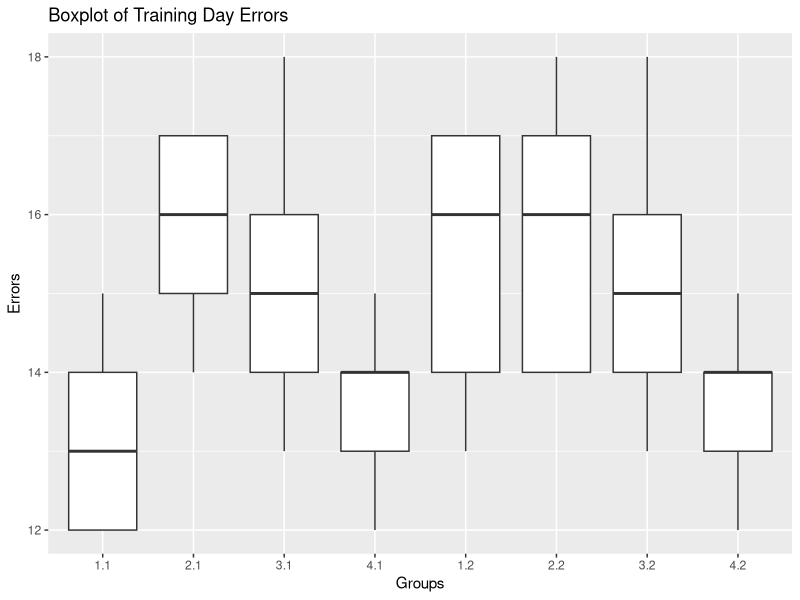
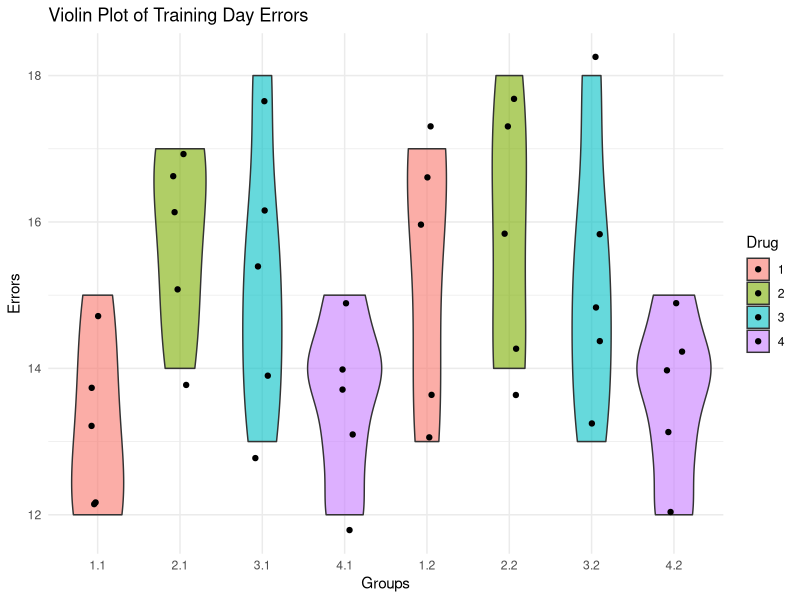
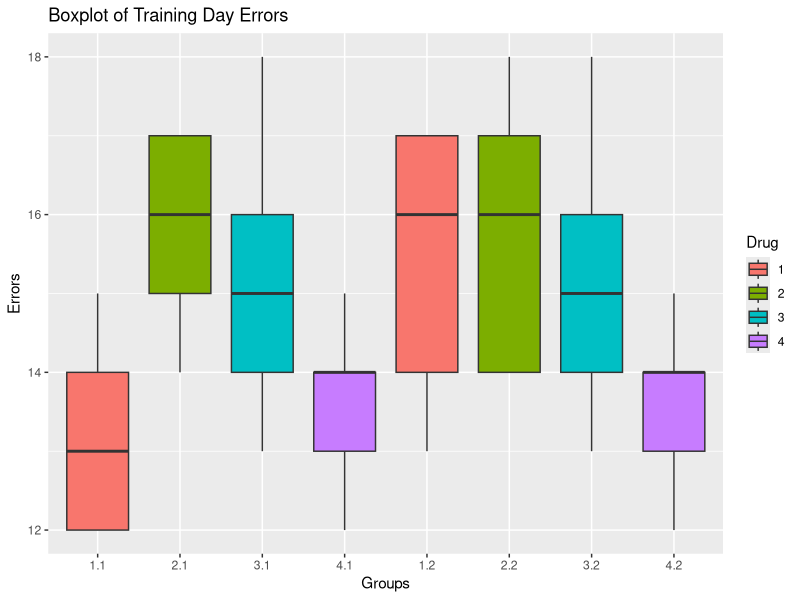

Write R code to recreate these figures, in order.
## ---- chunk 1
knitr::opts_chunk$set(echo = TRUE)
## ---- chunk 2
# Load necessary libraries
library(tidyverse)
library(ggplot2)
library(car)

# Declare the data directly
data <- data.frame(
  AD_Status = c(1, 1, 1, 1, 1, 1, 1, 1, 1, 1, 1, 1, 1, 1, 1, 1, 1, 1, 1, 1, 
                2, 2, 2, 2, 2, 2, 2, 2, 2, 2, 2, 2, 2, 2, 2, 2, 2, 2, 2, 2),
  Treatment = c(1, 1, 1, 1, 1, 2, 2, 2, 2, 2, 3, 3, 3, 3, 3, 4, 4, 4, 4, 4, 
                1, 1, 1, 1, 1, 2, 2, 2, 2, 2, 3, 3, 3, 3, 3, 4, 4, 4, 4, 4),
  Training = c(12, 15, 13, 12, 14, 15, 17, 16, 17, 14, 13, 14, 18, 15, 16, 
               14, 13, 12, 14, 15, 17, 16, 17, 14, 13, 14, 18, 16, 17, 14, 
               13, 14, 18, 15, 16, 14, 13, 12, 14, 15),
  Memory = c(10, 12, 13, 10, 13, 13, 13, 14, 15, 11, 12, 11, 15, 10, 14, 12, 
             11, 10, 13, 10, 9, 8, 10, 8, 8, 7, 10, 5, 9, 7, 8, 7, 9, 8, 9, 
             7, 9, 5, 8, 4)
)

# Convert relevant variables to factors
data$Drug <- as.factor(data$Treatment)
data$AD_Status <- as.factor(data$AD_Status)

## ---- chunk 3
# Summary statistics
summary_data <- data %>%
  group_by(Drug, AD_Status) %>%
  summarise(
    Mean = mean(Training),
    SD = sd(Training),
    N = n()
  )
print(summary_data)

## ---- chunk 4
# Boxplot to check for outliers
ggplot(data, aes(x = interaction(Drug, AD_Status), y = Training)) +
  geom_boxplot() +
  labs(title = "Boxplot of Training Day Errors", x = "Groups", y = "Errors")



## ---- chunk 5
# Shapiro-Wilk test for normality
shapiro_test <- data %>%
  group_by(Drug, AD_Status) %>%
  summarise(p_value = shapiro.test(Training)$p.value)
print(shapiro_test)

## ---- chunk 6
# Levene's Test
leveneTest(Training ~ Drug * AD_Status, data = data)

## ---- chunk 7
# Perform two-factor ANOVA
anova_model <- aov(Training ~ Drug * AD_Status, data = data)
summary(anova_model)


## ---- chunk 8

# Tukey's HSD
posthoc <- TukeyHSD(anova_model)
print(posthoc)

## ---- chunk 9
# Raincloud plot
ggplot(data, aes(x = interaction(Drug, AD_Status), y = Training, fill = Drug)) +
  geom_violin(alpha = 0.6) +
  geom_point(position = position_jitter(width = 0.1), size = 1.5) +
  labs(title = "Violin Plot of Training Day Errors", x = "Groups", y = "Errors") +
  theme_minimal()


## ---- chunk 10
# Boxplot to check for outliers
ggplot(data, aes(x = interaction(Drug, AD_Status), y = Training, fill = Drug)) +
  geom_boxplot() +
  labs(title = "Boxplot of Training Day Errors", x = "Groups", y = "Errors")



## ---- chunk 11
# Perform ANOVA
anova_model <- aov(Training ~ Drug * AD_Status, data = data)
anova_summary <- summary(anova_model)

print(rownames(anova_summary[[1]]))

# Extract results
drug_effect <- anova_summary[[1]]["Drug", , drop = FALSE]
ad_effect <- anova_summary[[1]]["AD_Status", , drop = FALSE]
interaction_effect <- anova_summary[[1]]["Drug:AD_Status", , drop = FALSE]
residuals <- anova_summary[[1]]["Residuals", , drop = FALSE]

# Check if rows are found
if (!is.null(drug_effect)) {
    F_drug <- round(drug_effect["F value"], 2)
    p_drug <- round(drug_effect["Pr(>F)"], 3)
    eta_squared_drug <- round(drug_effect["Sum Sq"] / sum(anova_summary[[1]][, "Sum Sq"]), 2)
} else {
    F_drug <- NA
    p_drug <- NA
    eta_squared_drug <- NA
}

if (!is.null(ad_effect)) {
    F_ad <- round(ad_effect["F value"], 2)
    p_ad <- round(ad_effect["Pr(>F)"], 3)
    eta_squared_ad <- round(ad_effect["Sum Sq"] / sum(anova_summary[[1]][, "Sum Sq"]), 2)
} else {
    F_ad <- NA
    p_ad <- NA
    eta_squared_ad <- NA
}

if (!is.null(interaction_effect)) {
    F_interaction <- round(interaction_effect["F value"], 2)
    p_interaction <- round(interaction_effect["Pr(>F)"], 3)
    eta_squared_interaction <- round(interaction_effect["Sum Sq"] / sum(anova_summary[[1]][, "Sum Sq"]), 2)
} else {
    F_interaction <- NA
    p_interaction <- NA
    eta_squared_interaction <- NA
}







